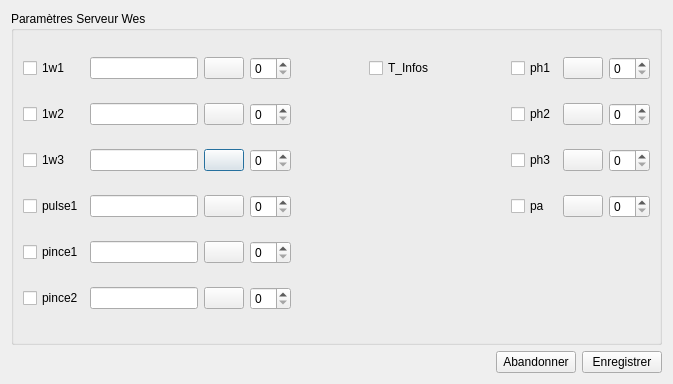
<?xml version="1.0" encoding="UTF-8"?>
<ui version="4.0">
 <class>Dialog</class>
 <widget class="QDialog" name="Dialog">
  <property name="geometry">
   <rect>
    <x>0</x>
    <y>0</y>
    <width>673</width>
    <height>384</height>
   </rect>
  </property>
  <property name="windowTitle">
   <string>Dialog</string>
  </property>
  <layout class="QGridLayout" name="gridLayout_2">
   <item row="0" column="0" colspan="3">
    <widget class="QGroupBox" name="groupBox">
     <property name="title">
      <string>Paramètres Serveur Wes</string>
     </property>
     <layout class="QGridLayout" name="gridLayout">
      <item row="2" column="1">
       <widget class="QLineEdit" name="le_1w3">
        <property name="sizePolicy">
         <sizepolicy hsizetype="Fixed" vsizetype="Fixed">
          <horstretch>0</horstretch>
          <verstretch>0</verstretch>
         </sizepolicy>
        </property>
       </widget>
      </item>
      <item row="0" column="0">
       <widget class="QCheckBox" name="cb_1w1">
        <property name="text">
         <string>1w1</string>
        </property>
       </widget>
      </item>
      <item row="2" column="3">
       <widget class="QSpinBox" name="spBox_1w3"/>
      </item>
      <item row="4" column="0">
       <widget class="QCheckBox" name="cb_pince1">
        <property name="text">
         <string>pince1</string>
        </property>
       </widget>
      </item>
      <item row="0" column="8">
       <widget class="QCheckBox" name="cb_ph1">
        <property name="text">
         <string>ph1</string>
        </property>
       </widget>
      </item>
      <item row="0" column="6">
       <widget class="QCheckBox" name="cb_base">
        <property name="text">
         <string>T_Infos</string>
        </property>
       </widget>
      </item>
      <item row="4" column="3">
       <widget class="QSpinBox" name="spBox_pince1"/>
      </item>
      <item row="2" column="0">
       <widget class="QCheckBox" name="cb_1w3">
        <property name="text">
         <string>1w3</string>
        </property>
       </widget>
      </item>
      <item row="1" column="3">
       <widget class="QSpinBox" name="spBox_1w2"/>
      </item>
      <item row="2" column="2">
       <widget class="QPushButton" name="b_c1w3">
        <property name="text">
         <string/>
        </property>
       </widget>
      </item>
      <item row="2" column="8">
       <widget class="QCheckBox" name="cb_ph3">
        <property name="text">
         <string>ph3</string>
        </property>
       </widget>
      </item>
      <item row="1" column="9">
       <widget class="QPushButton" name="b_cph2">
        <property name="text">
         <string/>
        </property>
       </widget>
      </item>
      <item row="3" column="0">
       <widget class="QCheckBox" name="cb_pulse1">
        <property name="text">
         <string>pulse1</string>
        </property>
       </widget>
      </item>
      <item row="2" column="9">
       <widget class="QPushButton" name="b_cph3">
        <property name="text">
         <string/>
        </property>
       </widget>
      </item>
      <item row="0" column="1">
       <widget class="QLineEdit" name="le_1w1">
        <property name="sizePolicy">
         <sizepolicy hsizetype="Fixed" vsizetype="Fixed">
          <horstretch>0</horstretch>
          <verstretch>0</verstretch>
         </sizepolicy>
        </property>
       </widget>
      </item>
      <item row="0" column="9">
       <widget class="QPushButton" name="b_cph1">
        <property name="text">
         <string/>
        </property>
       </widget>
      </item>
      <item row="1" column="8">
       <widget class="QCheckBox" name="cb_ph2">
        <property name="text">
         <string>ph2</string>
        </property>
       </widget>
      </item>
      <item row="1" column="2">
       <widget class="QPushButton" name="b_c1w2">
        <property name="text">
         <string/>
        </property>
       </widget>
      </item>
      <item row="3" column="10">
       <widget class="QSpinBox" name="spBox_pa"/>
      </item>
      <item row="1" column="1">
       <widget class="QLineEdit" name="le_1w2">
        <property name="sizePolicy">
         <sizepolicy hsizetype="Fixed" vsizetype="Fixed">
          <horstretch>0</horstretch>
          <verstretch>0</verstretch>
         </sizepolicy>
        </property>
       </widget>
      </item>
      <item row="3" column="1">
       <widget class="QLineEdit" name="le_pulse1">
        <property name="sizePolicy">
         <sizepolicy hsizetype="Fixed" vsizetype="Fixed">
          <horstretch>0</horstretch>
          <verstretch>0</verstretch>
         </sizepolicy>
        </property>
       </widget>
      </item>
      <item row="5" column="3">
       <widget class="QSpinBox" name="spBox_pince2"/>
      </item>
      <item row="0" column="2">
       <widget class="QPushButton" name="b_c1w1">
        <property name="text">
         <string/>
        </property>
       </widget>
      </item>
      <item row="3" column="9">
       <widget class="QPushButton" name="b_cpa">
        <property name="text">
         <string/>
        </property>
       </widget>
      </item>
      <item row="4" column="2">
       <widget class="QPushButton" name="b_cpince1">
        <property name="text">
         <string/>
        </property>
       </widget>
      </item>
      <item row="3" column="8">
       <widget class="QCheckBox" name="cb_pa">
        <property name="text">
         <string>pa</string>
        </property>
       </widget>
      </item>
      <item row="4" column="1">
       <widget class="QLineEdit" name="le_pince1">
        <property name="sizePolicy">
         <sizepolicy hsizetype="Fixed" vsizetype="Fixed">
          <horstretch>0</horstretch>
          <verstretch>0</verstretch>
         </sizepolicy>
        </property>
       </widget>
      </item>
      <item row="2" column="10">
       <widget class="QSpinBox" name="spBox_ph3"/>
      </item>
      <item row="0" column="5">
       <spacer name="horizontalSpacer_2">
        <property name="orientation">
         <enum>Qt::Orientation::Horizontal</enum>
        </property>
        <property name="sizeHint" stdset="0">
         <size>
          <width>40</width>
          <height>20</height>
         </size>
        </property>
       </spacer>
      </item>
      <item row="5" column="2">
       <widget class="QPushButton" name="b_cpince2">
        <property name="text">
         <string/>
        </property>
       </widget>
      </item>
      <item row="0" column="10">
       <widget class="QSpinBox" name="spBox_ph1"/>
      </item>
      <item row="1" column="0">
       <widget class="QCheckBox" name="cb_1w2">
        <property name="text">
         <string>1w2</string>
        </property>
       </widget>
      </item>
      <item row="3" column="2">
       <widget class="QPushButton" name="b_cpulse1">
        <property name="text">
         <string/>
        </property>
       </widget>
      </item>
      <item row="5" column="0">
       <widget class="QCheckBox" name="cb_pince2">
        <property name="text">
         <string>pince2</string>
        </property>
       </widget>
      </item>
      <item row="0" column="3">
       <widget class="QSpinBox" name="spBox_1w1"/>
      </item>
      <item row="1" column="10">
       <widget class="QSpinBox" name="spBox_ph2"/>
      </item>
      <item row="5" column="1">
       <widget class="QLineEdit" name="le_pince2">
        <property name="sizePolicy">
         <sizepolicy hsizetype="Fixed" vsizetype="Fixed">
          <horstretch>0</horstretch>
          <verstretch>0</verstretch>
         </sizepolicy>
        </property>
       </widget>
      </item>
      <item row="3" column="3">
       <widget class="QSpinBox" name="spBox_pulse1"/>
      </item>
      <item row="0" column="7">
       <spacer name="horizontalSpacer_3">
        <property name="orientation">
         <enum>Qt::Orientation::Horizontal</enum>
        </property>
        <property name="sizeHint" stdset="0">
         <size>
          <width>40</width>
          <height>20</height>
         </size>
        </property>
       </spacer>
      </item>
     </layout>
    </widget>
   </item>
   <item row="1" column="0">
    <spacer name="horizontalSpacer">
     <property name="orientation">
      <enum>Qt::Orientation::Horizontal</enum>
     </property>
     <property name="sizeHint" stdset="0">
      <size>
       <width>417</width>
       <height>20</height>
      </size>
     </property>
    </spacer>
   </item>
   <item row="1" column="1">
    <widget class="QPushButton" name="btn_abandon">
     <property name="text">
      <string>Abandonner</string>
     </property>
    </widget>
   </item>
   <item row="1" column="2">
    <widget class="QPushButton" name="btn_save">
     <property name="text">
      <string>Enregistrer</string>
     </property>
    </widget>
   </item>
  </layout>
 </widget>
 <resources/>
 <connections/>
</ui>
